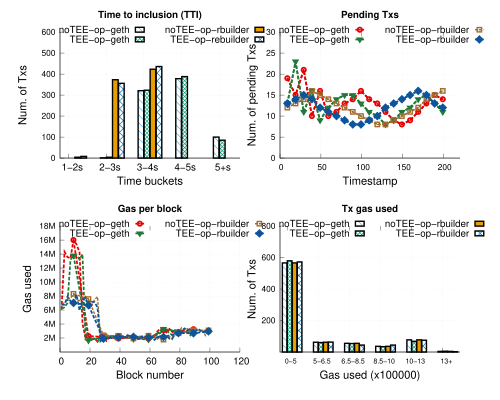

Write gnuplot code to recreate this figure.
# 
# Author: Peterson Yuhala
#

#set term postscript size 3.3in,2.8in linewidth 1 color eps enhanced 22
set term postscript size 5in,4in linewidth 1 color eps enhanced 22
#call "common.gnuplot" "3.4in, 3.9in"
set encoding utf8

set output "pbs_builders_stress.eps"
set datafile separator comma

load "styles.inc"
load "common.gnuplot" 
load "linetypes.gnuplot"

## Variables
COEFF = 1000  # how much we multiply values; in this case we are changin seconds to milli seconds


mp_startx=0.12
mp_starty=0.08
mp_height=0.80
mp_rowgap=0.17
mp_colgap=0.08
mp_width=0.80      


font_size = 14
label_size = 18

eval mpSetup(2,2)

set ytics nomirror
set grid y
set ytics font ",12"


eval mpNext
# --- GRAPH a (top left)


set title "Time to inclusion (TTI)" font "Helvetica-bold,14" #offset 0,-0.2

set ylabel "Num. of Txs" font ",16"  offset 2.5,0
set xlabel "Time buckets" font ",16"
set xtics font ",14"


set xtics("1-2s" 0, "2-3s" 1, "3-4s" 2, "4-5s" 3, "5+s" 4) font ",14"
#set xtics rotate by 60

set style fill solid border -1
set boxwidth 0.15
set xtics offset 0.4,0.4,0
set ytics offset 0.5,0,0
set xlabel offset 0,1,0

dx=0.08
#set offset 25, -0.5, 0, 0 #left,right,top,bottom

#set xrange[0:400]
set yrange [0:600]

#set key samplen 1 font ",14" at graph 0.5,0.95
#set key maxrows 1 samplen 0.5 width -2 invert center at graph 1.1,1.125 font ",12"
#set key samplen 1 font ",14" at graph 0.5,0.95

set key samplen 0.75 maxrows 2 at graph 0.5, 0.98 center font ",14"



plot 'data/stress/pbs_notee_op-geth-stress_tti.csv' u ($1-dx):3 t "noTEE-op-geth" with boxes ls 1 lc rgb C2 fillstyle pattern 4, \
    'data/stress/pbs_tee_op-geth_stress_tti.csv' u ($1+dx):3 t "TEE-op-geth"  with boxes ls 1 lc rgb C3 fillstyle pattern 2, \
    'data/stress/pbs_notee_op-rbuilder-stress_tti.csv' u ($1+3*dx):3 t "noTEE-op-rbuilder"  with boxes ls 1 lc rgb C1 fillstyle pattern 3, \
    'data/stress/pbs_tee_op-rbuilder_stress_tti.csv' u ($1+5*dx):3 t "TEE-op-rebuilder"  with boxes ls 1 lc rgb C5 fillstyle pattern 9
     
unset xtics
eval mpNext
# --- GRAPH b (top right)
set xrange[0:220]


set yrange [0:30]
set title "Pending Txs" font "Helvetica-bold,14" #offset 0,-0.2

set ylabel "Num. of pending Txs" font ",16"  offset 2.5,0
set xlabel "Timestamp" font ",16" 
set xtics offset 0,0.4,0 font ",12"


#set key samplen 1 maxrows 1 center top outside at graph 0.5, 1.0 font ",14"

plot 'data/stress/pbs_notee_op-geth-stress_pending_tx.csv' u 1:3 every 10  w l ls 2006 notitle, \
      '' u 1:3 every 10 t "noTEE-op-geth" w lp ls 2006, \
     'data/stress/pbs_tee_op-geth_stress_pending_tx.csv' u 1:3 every 10  w l ls 2007 notitle, \
     '' u 1:3 every 10 t "TEE-op-geth" w lp ls 2007, \
     'data/stress/pbs_notee_op-rbuilder-stress_pending_tx.csv' u 1:3 every 10 w l ls 22004 notitle, \
     '' u 1:3 every 10 t "noTEE-op-rbuilder" w lp ls 22004, \
     'data/stress/pbs_tee_op-rbuilder_stress_pending_tx.csv' u 1:3 every 10 w l ls 22001 notitle, \
        '' u 1:3 every 10 t "TEE-op-rbuilder" w lp ls 22001

unset xrange
eval mpNext
# --- GRAPH bottom left

set title "Gas per block" font "Helvetica-bold,14" 
set xlabel "Block number" font ",16"
set xtics font ",14"

set style fill solid border -1



#unset key 
set ylabel "Gas used" font ",16"  offset 2,0
#set key samplen 1 maxrows 1 center top outside at graph 0.5, 1.0 font ",14"
set yrange [0:18000000]
set xrange [0:120]
# Gas per block for stress bench is much higher than erc20 and uniswap
#set ytics("200k" 200000, "400k" 400000, "600k" 600000, "800k" 800000, "1M" 1000000) font ",12"
set ytics("2M" 2000000, "4M" 4000000, "6M" 6000000, "8M" 8000000, "10M" 10000000, "12M" 12000000, "14M" 14000000, "16M" 16000000, "18M" 18000000, "20M" 20000000) font ",12"


plot 'data/stress/pbs_notee_op-geth-stress_gas_per_block.csv' u 1:3 every 2  w l ls 2006 notitle, \
      '' u 1:3 every 10 t "noTEE-op-geth" w lp ls 2006, \
     'data/stress/pbs_tee_op-geth_stress_gas_per_block.csv' u 1:3 every 2  w l ls 2007 notitle, \
     '' u 1:3 every 10 t "TEE-op-geth" w lp ls 2007, \
     'data/stress/pbs_notee_op-rbuilder-stress_gas_per_block.csv' u 1:3 every 2 w l ls 22004 notitle, \
     '' u 1:3 every 10 t "noTEE-op-rbuilder" w lp ls 22004, \
     'data/stress/pbs_tee_op-rbuilder_stress_gas_per_block.csv' u 1:3 every 2 w l ls 22001 notitle, \
        '' u 1:3 every 10 t "TEE-op-rbuilder" w lp ls 22001
     

eval mpNext
# --- GRAPH: bottom right
set yrange [0:800]
unset xrange

set style fill solid border -1
set boxwidth 0.15
set xtics offset 0.4,0.4,0
set ytics offset 0.5,0,0
set xlabel offset 0,1,0


#set xtics("0-500k" 0, "500k-650k" 1, "650k-850k" 2, "850k-1M" 3, "1M-1.3M" 4, "1.3M+" 5) offset 0,0.3,0 font ",10"
set xtics("0-5" 0, "5-6.5" 1, "6.5-8.5" 2, "8.5-10" 3, "10-13" 4, "13+" 5 ) font ",10"
#set xtics rotate by 45
#set xrange [-0.7:10]



set ytics("200" 200, "400" 400, "600" 600, "800" 800, "1000" 1000) font ",12"

set title "Tx gas used" font "Helvetica-bold,14" #offset 0,-0.2

set ylabel "Num. of Txs" font ",16"  offset 2.5,0
set xlabel "Gas used (x100000)" font ",16"
dx=0.08

#set label "min = 1μs" at graph 0.6,0.9 font ",16"
#set label "avg = 2^{48}μs" at graph 0.6,0.78 font ",16"
#set label "max = 2^{64}-1μs" at graph 0.6,0.65 font ",16"

#set key samplen 1 maxrows 1 center top outside at graph 0.5, 1.0 font ",14"

plot 'data/stress/pbs_notee_op-geth-stress_tx_gas_used.csv' u ($1-dx):3 t "noTEE-op-geth" with boxes ls 1 lc rgb C2 fillstyle pattern 4, \
     'data/stress/pbs_tee_op-geth_stress_tx_gas_used.csv' u ($1+dx):3 t "TEE-op-geth" with boxes ls 1 lc rgb C3 fillstyle pattern 2, \
     'data/stress/pbs_notee_op-rbuilder-stress_tx_gas_used.csv' u ($1+3*dx):3 t "noTEE-op-rbuilder"  with boxes ls 1 lc rgb C1 fillstyle pattern 3, \
     'data/stress/pbs_tee_op-rbuilder_stress_tx_gas_used.csv' u ($1+5*dx):3 t "TEE-op-rbuilder"  with boxes ls 1 lc rgb C5 fillstyle pattern 9

     
!epstopdf "pbs_builders_stress.eps"
!rm "pbs_builders_stress.eps"
quit
